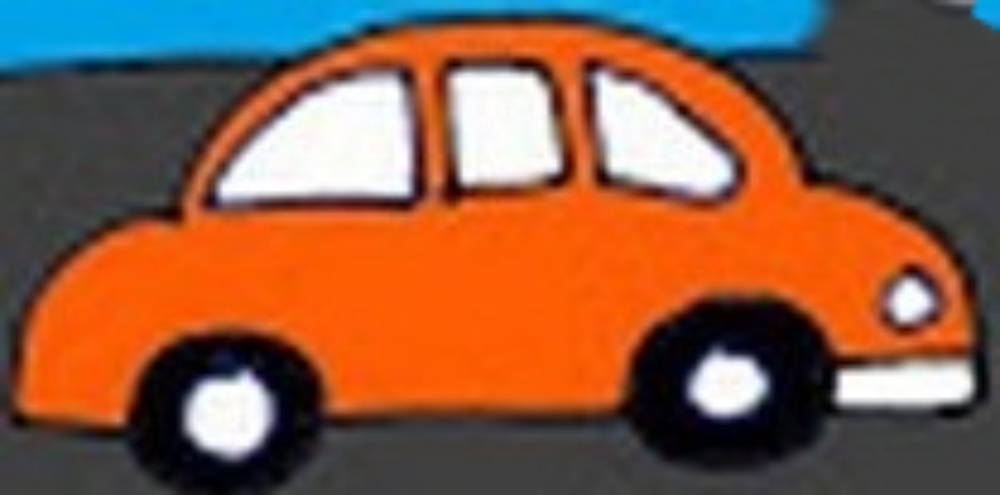
#> input picture data_folder/input_img.jpg, 1000 x 495 px
$ python -i a2.py   (imports and definitions only)
#> lines starting #> are read from the running program, lines starting #| are printed output that depends on the picture
#> further down, picture is the input picture: shape (495, 1000, 3); mean B, G, R 70.5, 91.9, 135.3
import os
import cv2
import numpy as np
import requests

from PyQt5.QtWidgets import (
    QMainWindow, QFileDialog, QMessageBox, QWidget, QVBoxLayout,
    QPushButton, QLabel, QComboBox, QInputDialog
)
from PyQt5.QtGui import QPixmap, QImage
from PyQt5.QtCore import Qt, QTimer

###############################################
# STUB CLASSES (giả lập) - Thay thế bằng code thực của bạn
###############################################

class KaggleDataHandler:
    # [6 lines left out: function upload_image, not called in this run]
        # ... Thực hiện upload ...

class PriorityHandler:
    def __init__(self, priority_map):
        self.priority_map = priority_map if priority_map else {}

    # [25 lines left out: function sort_parts, not called in this run]

class ImageProcessor:
    def to_sketch(self, image_bgr):
        """
        Chuyển ảnh BGR thành ảnh sketch (giả lập).
        Thực tế bạn có thể xài bộ lọc edge detection.
        """
        gray = cv2.cvtColor(image_bgr, cv2.COLOR_BGR2GRAY)
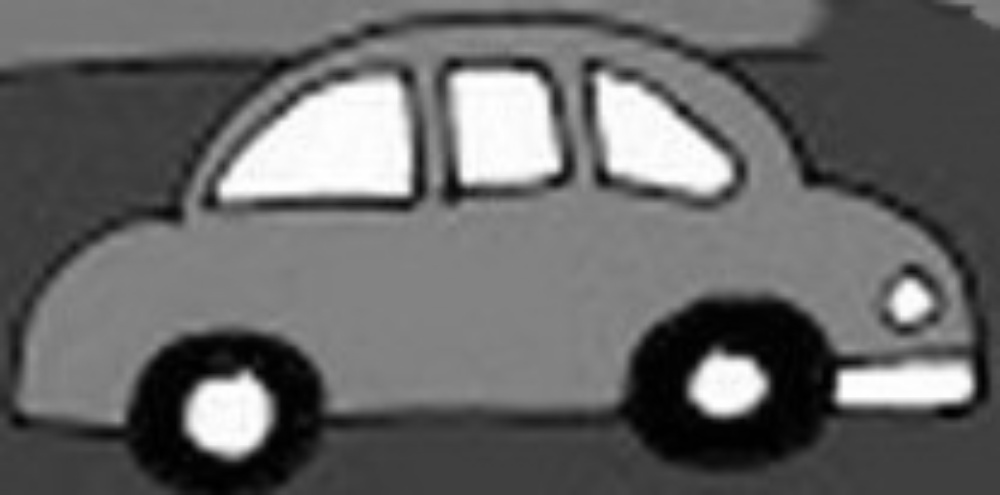
#> gray: shape (495, 1000); min 0, max 255, mean 102.4
        # Thực hiện đơn giản: invert + threshold
        inv_gray = 255 - gray
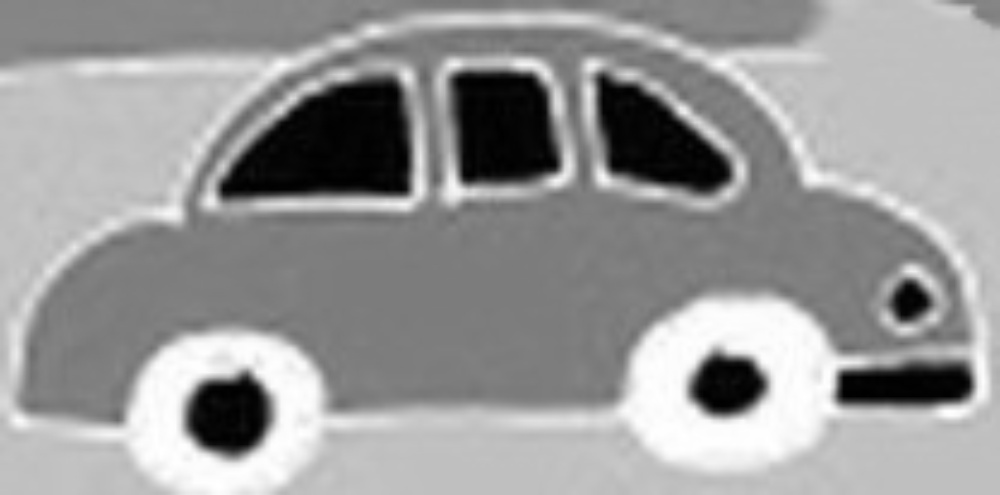
#> inv_gray: shape (495, 1000); min 0, max 255, mean 152.6
        blur = cv2.GaussianBlur(inv_gray, (21, 21), 0)
        inv_blur = 255 - blur
        sketch = cv2.divide(gray, inv_blur, scale=256)
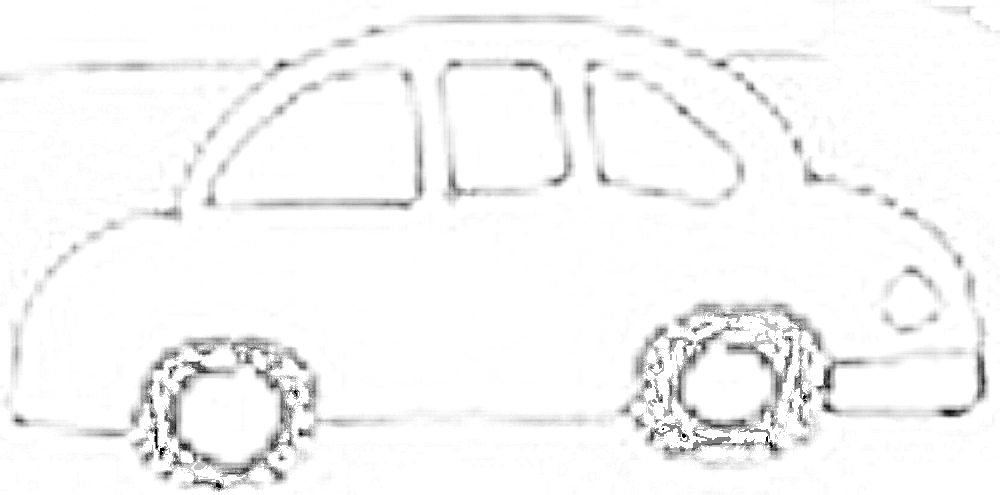
#> sketch: shape (495, 1000); min 0, max 255, mean 246.9
        # Kết quả là ảnh xám, để trả về BGR ta stack
        sketch_bgr = cv2.cvtColor(sketch, cv2.COLOR_GRAY2BGR)
        return sketch_bgr

class KaggleSegmentProcessor:
    # [7 lines left out: function __init__, not called in this run]

    # Bạn có thể viết các hàm segment(...) nếu cần.
    # Code gốc chưa thấy gọi trực tiếp nên tạm để trống.

###############################################
# PHẦN CHÍNH: CLASS MainWindow
###############################################

class MainWindow(QMainWindow):
    # [520 lines left out: functions __init__, choose_image_source, choose_local_image, choose_url_image, choose_camera_image, load_image_from_url and 13 more, not called in this run]

>>> import cv2
>>> picture = cv2.imread('../../../data_folder/input_img.jpg')
>>> result = ImageProcessor().to_sketch(picture)
